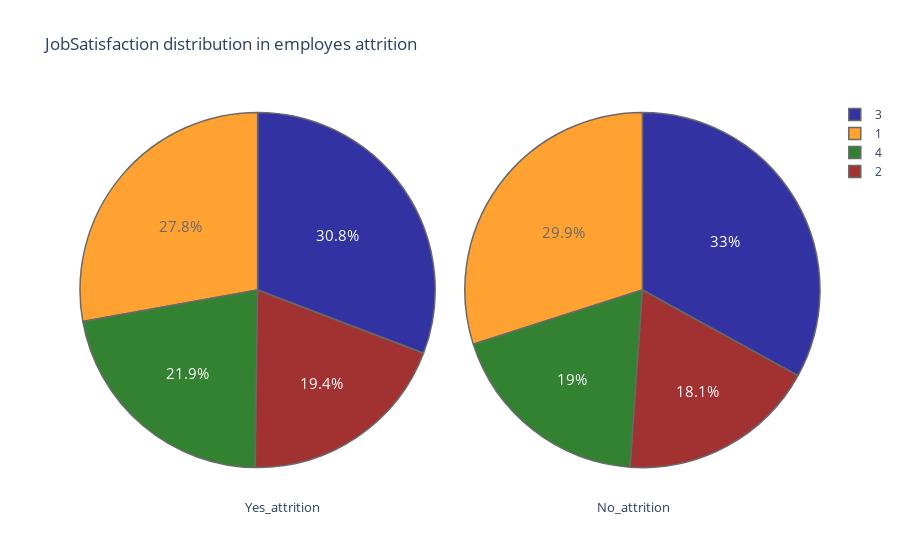

The cell this chart's notebook holds for it:
### Markdown cell above
___
* **Plotando os gráficos de pessoas que tem atrito e não tem atrito com a empresa, relacionando-as a satisfação dos funcionários com o trabalho:**
___

Legenda:

JobSatisfaction: 
* **1: Low** 
* **2: Medium**
* **3: High** 
* **4: Very High**

### Code cell
plot("JobSatisfaction")

### Figure 1 — Plotly figure (JSON) as saved in the notebook; plotly's stock layout.template omitted (floating-point values rounded to 4 significant figures)
{"data": [{"domain": {"x": [0, 0.48]}, "hoverinfo": "label+percent+name", "labels": [3, 1, 4, 2], "marker": {"colors": ["darkblue", "darkorange", "darkgreen", "darkred", "lightgrey", "orange", "white", "lightpink"], "line": {"width": 1.5}}, "name": "attrition employes", "opacity": 0.8, "textfont": {"size": 15}, "type": "pie", "values": [73, 66, 52, 46]}, {"domain": {"x": [0.52, 1]}, "hoverinfo": "label+percent+name", "labels": [4, 3, 2, 1], "marker": {"colors": ["darkblue", "darkorange", "darkgreen", "darkred", "lightgrey", "orange", "white", "lightpink"], "line": {"width": 1.5}}, "name": "Non attrition employes", "opacity": 0.8, "textfont": {"size": 15}, "type": "pie", "values": [407, 369, 234, 223]}], "layout": {"annotations": [{"font": {"size": 13}, "showarrow": false, "text": "Yes_attrition", "x": 0.22, "y": -0.1}, {"font": {"size": 13}, "showarrow": false, "text": "No_attrition", "x": 0.8, "y": -0.1}], "title": {"text": "JobSatisfaction distribution in employes attrition "}}}
